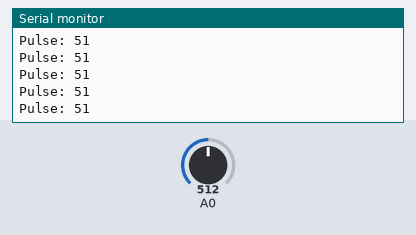
The sketch below on a simulated Arduino Uno, built with avr-gcc and run on an emulated ATmega328P. Parts: the last lines printed to the serial monitor. The test bench sets the inputs (shaded band); at power-on: A0 = 512.

Above: at 10.2 s.
10.3 s: A0 set to 985
At 10.9 s:
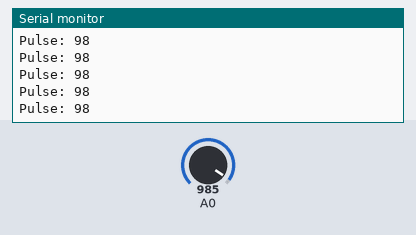
13.3 s: A0 set to 1012
At 13.9 s:
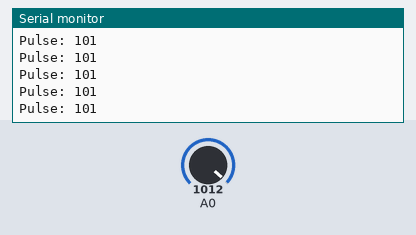
Timing chart, 0 to 15.8 s (numbered marks = the images above; inputs shaded):
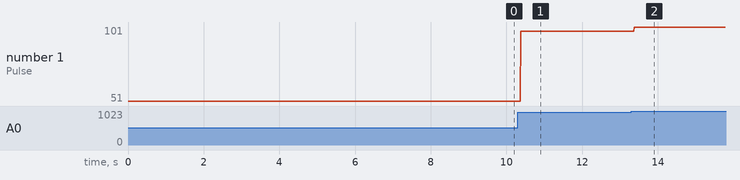

Measured:
- after the input at 10.3 s, the serial monitor: prints a new line after 0.08 s (image 1)
- after the input at 13.3 s, the serial monitor: prints a new line after 0.07 s (image 2)
- plotted number 1: 51 → 98 after the input at 10.3 s, 98 → 101 after the input at 13.3 s

The sketch:

PDA.ino
```cpp
void setup() {
  Serial.begin(9600);
}

int inputValue = 0;

void loop() {

  sendStatus();
}

void sendStatus()
{
  char buffer[50];
  inputValue = analogRead(A0);

  if(inputValue / 10 > 10)
      {
         sprintf (buffer, "Pulse: %d", inputValue / 10);
      }
      else
      {
        sprintf (buffer, "Pulse: ----");
      }

      Serial.println(buffer);
}
```
